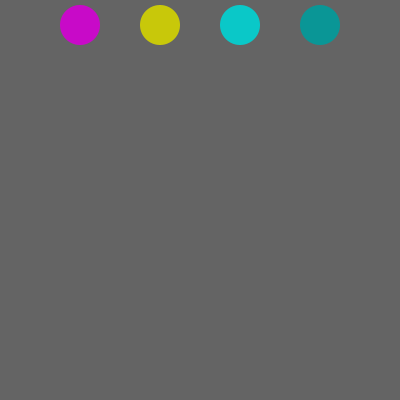
Frame 1 (no input)
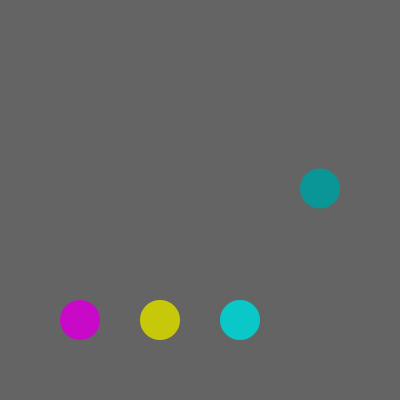
Frame 60 (the mouse pressed at the canvas centre just before this capture)
Frame 120 (the mouse held since frame 60 and released just before this capture): identical to frame 60, image omitted

The Processing sketch that drew these frames (run headless with seeded random() and noise(); from frame 60 on, the mouse is pressed at the canvas centre):

// Processing sketch: processing_19907
// ── processing_19907.pde



float y1,y2,y3,y4;
float v1,v2,v3,v4;
float diametre;

void setup() {
  size(400,400);
  diametre = 40;
  y1 = y2 = y3 = y4 = diametre/2;
  v1 = v2 = v3 = v4 = 5;
  
  frameRate(20);
  smooth();
  noStroke();
}


void draw() {

 background(100);
  
  // CERCLE MAUVE
  y1 = y1 + v1;
  if ( y1 > height - diametre/2 ) {
    y1 = height - diametre/2;
  } 
  fill(200,10,200);
  ellipse(width/5,y1,diametre,diametre);

  // CERCLE JAUNE
  y2 = y2 + v2;
  if ( y2 > height + diametre/2 ) {
    y2 = -diametre/2;
  }
  fill(200,200,10);
  ellipse(width/5*2,y2,diametre,diametre);
  
  // CERCLE CYAN
   y3 = y3 + v3;
  if ( y3 > height - diametre/2 ) {
    y3 = height - diametre/2;
    v3 = v3 * -1;
  } else if ( y3 < diametre/2 ) {
    y3 = 0 + diametre/2;
    v3 = v3 * -1;
  }
  fill(10,200,200);
  ellipse(width/5*3,y3,diametre,diametre);
  
  // CERCLE CYAN FONCE
   y4 = y4 + v4;
   v4 = v4 + 0.2;
  if ( y4 > height - diametre/2 ) {
    y4 = height - diametre/2;
    v4 = v4 * -0.9;
  } else if ( y3 < diametre/2 ) {
    y4 = 0 + diametre/2;
    v4 = v4 * -0.9;
  }
  fill(10,150,150);
  ellipse(width/5*4,y4,diametre,diametre);
  
}



void mousePressed() {
  y1 = y2 = y3 = y4 = diametre/2;
  v1 = v2 = v3 = v4 = 5;
}
